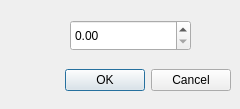
<?xml version="1.0" encoding="UTF-8"?>
<ui version="4.0">
 <class>Dialog</class>
 <widget class="QDialog" name="Dialog">
  <property name="geometry">
   <rect>
    <x>0</x>
    <y>0</y>
    <width>240</width>
    <height>109</height>
   </rect>
  </property>
  <property name="windowTitle">
   <string>Dialog</string>
  </property>
  <widget class="QDialogButtonBox" name="buttonBox">
   <property name="geometry">
    <rect>
     <x>10</x>
     <y>60</y>
     <width>221</width>
     <height>41</height>
    </rect>
   </property>
   <property name="orientation">
    <enum>Qt::Horizontal</enum>
   </property>
   <property name="standardButtons">
    <set>QDialogButtonBox::Cancel|QDialogButtonBox::Ok</set>
   </property>
  </widget>
  <widget class="QDoubleSpinBox" name="doubleSpinBox">
   <property name="geometry">
    <rect>
     <x>70</x>
     <y>20</y>
     <width>121</width>
     <height>31</height>
    </rect>
   </property>
  </widget>
 </widget>
 <resources/>
 <connections>
  <connection>
   <sender>buttonBox</sender>
   <signal>accepted()</signal>
   <receiver>Dialog</receiver>
   <slot>accept()</slot>
   <hints>
    <hint type="sourcelabel">
     <x>248</x>
     <y>254</y>
    </hint>
    <hint type="destinationlabel">
     <x>157</x>
     <y>274</y>
    </hint>
   </hints>
  </connection>
  <connection>
   <sender>buttonBox</sender>
   <signal>rejected()</signal>
   <receiver>Dialog</receiver>
   <slot>reject()</slot>
   <hints>
    <hint type="sourcelabel">
     <x>316</x>
     <y>260</y>
    </hint>
    <hint type="destinationlabel">
     <x>286</x>
     <y>274</y>
    </hint>
   </hints>
  </connection>
 </connections>
</ui>
